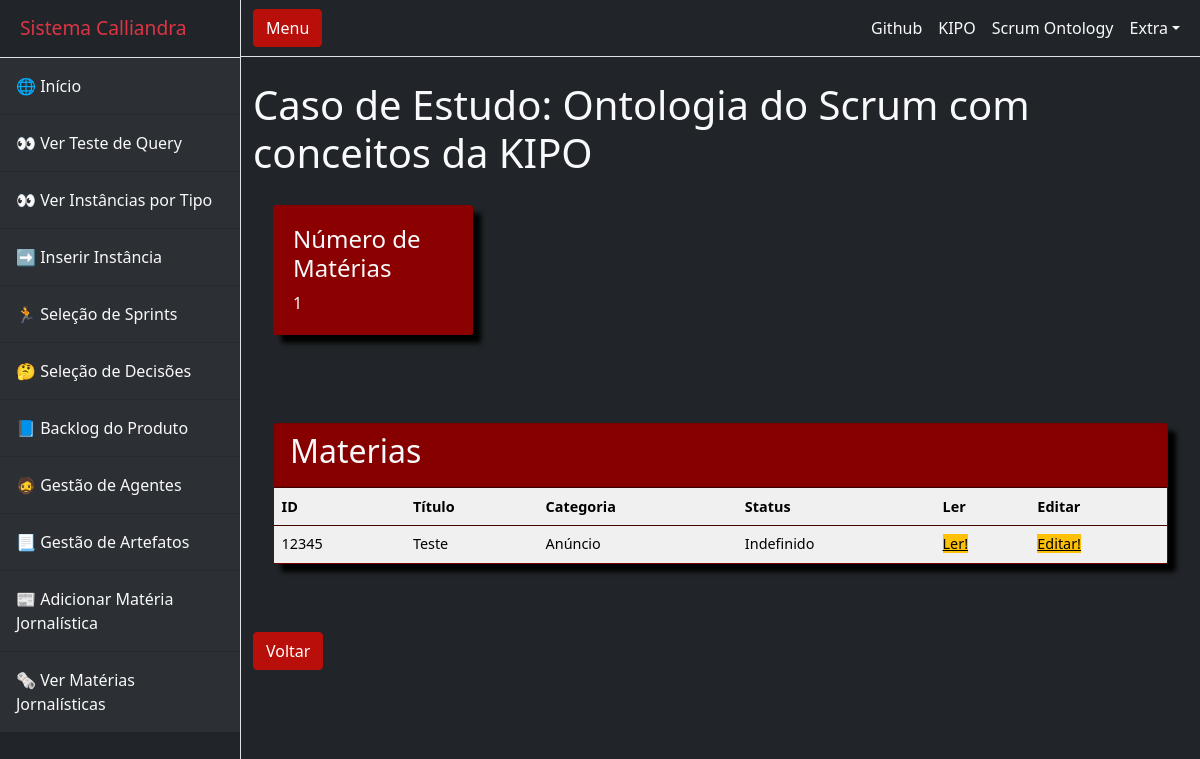
/kipo_playground/ver_materia/, run on an earlier commit of the app's database.
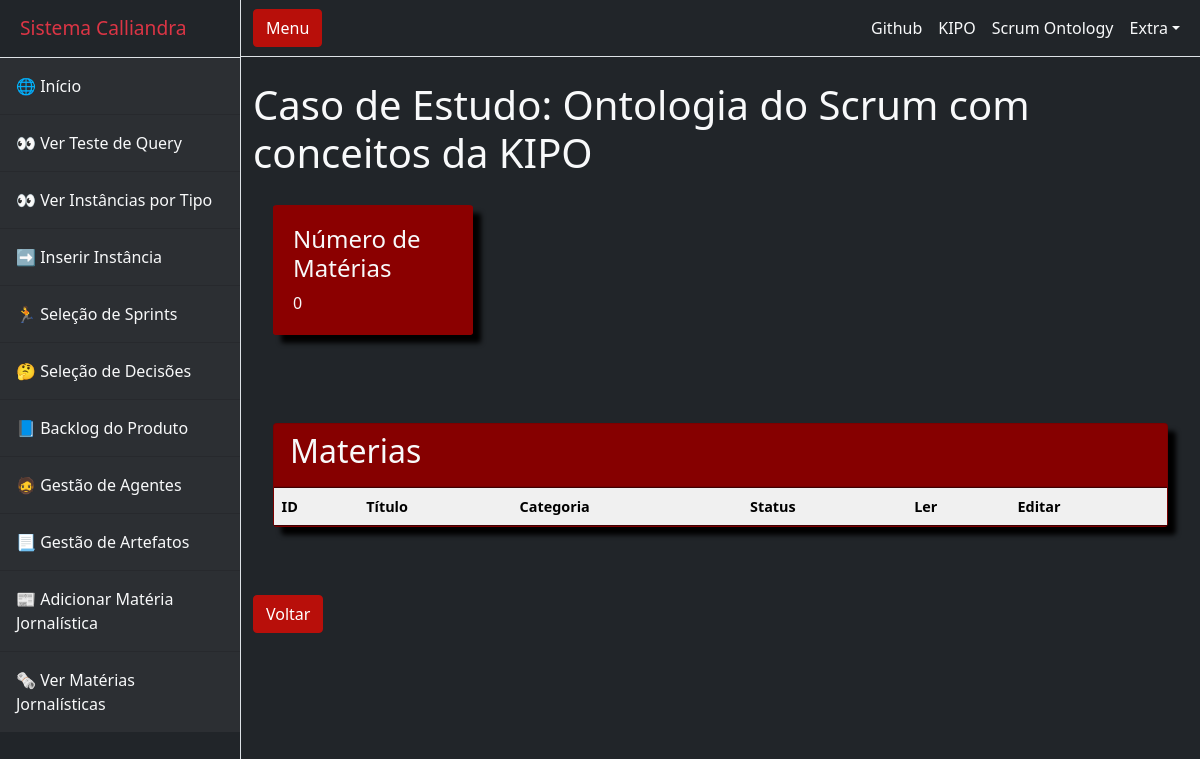
And on a later commit of the database.
### kipo_playground/models.py (models this page shows, shortened)
class MateriaJornalistica(models.Model):
    OPCOES = (
        ('Política', 'Política'),
        ('Esportes', 'Esportes'),
        ('Coluna Autoral', 'Coluna Autoral'),
        ('Variedades', 'Variedades'),
        ('Notícias Internacionais', 'Notícias Internacionais'),
        ('Celebridades', 'Celebridades'),
        ('Anúncio', 'Anúncio'),
        ('Tecnologia', 'Tecnologia'),
        ('Vida e Estilo', 'Vida e Estilo'),
        ('Saúde', 'Saúde'),
        ('Notícia Regional', 'Notícia Regional')
    )
    OPCOES_STATUS = (
        ('Publicado', 'Publicado'),
        ('Publicar em breve', 'Publicar em breve'),
        ('Guardado', 'Guardado'),
        ('Indefinido', 'Indefinido'),
    )
    CKEDITOR_CONFIGS = {
        'awesome_ckeditor': {
            'toolbar': 'Basic',
        },
    }
    id = models.CharField(max_length=255, primary_key=True, default=random_string())
    titulo = models.CharField(max_length=255, null=False)
    texto = RichTextField(config_name='awesome_ckeditor')
    sutien = models.CharField(max_length=255)
    editores = models.CharField(max_length=255)
    autores = models.CharField(max_length=255, null=False)
    main_keyword = models.CharField(max_length=255, null=False, choices=OPCOES)
    status = models.CharField(max_length=255, null=False, choices=OPCOES_STATUS, default="Indefinido")
    data_atualizacao = models.DateField(default=date.today)

### kipo_playground/views.py (the view)
# urls.py: path('ver_materia/', views.ver_materias),
def ver_materias(request):
    materias_jornalisticas = MateriaJornalistica.objects.all()
    quantidade_materias = str(len(materias_jornalisticas))
    context = {"materias_jornalisticas": materias_jornalisticas}
    print(materias_jornalisticas)
    request.session['quantidade_materias'] = quantidade_materias
    return render(request, 'ver_materia.html', context)

### kipo_playground/templates/ver_materia.html (shortened to what this page needs)
{% extends 'welcome.html' %}
{% block content %}
<div class="card_view">
    <div class="card-single">
        <div>
            <h4 class="text-light">Número de Matérias</h4>
            <span class="text-light">{{request.session.quantidade_materias}}</span>
        </div>
    </div>
</div>
<div class="recent-grid">
    <div class="projects">
        <div class="card">
            <div class="card-header">
                <h2 class="text-light">Materias</h2>
            </div>
            <div class="card-body">
                <table width="100%">
                    <thead>
                        <tr>
                            <td>ID</td>
                            <td>Título</td>
                            <td>Categoria</td>
                            <td>Status</td>
                            <td>Ler</td>
                            <td>Editar</td>
                        </tr>
                    </thead>
                    <tbody>
                        {% for materia in materias_jornalisticas %}
                        <tr>
                            <td>{{ materia.id|safe }}</td>
                            <td>{{ materia.titulo|safe }}</td>
                            <td>{{ materia.main_keyword|safe }}</td>
                            <td>{{ materia.status|safe }}</td>
                            <td>  <a class="btn-warning" href="/kipo_playground/ler_materia/{{materia.id}}">Ler!</a>  </td>
                            <td>  <a class="btn-warning" href="/kipo_playground/editar_materia/{{materia.id}}">Editar!</a>  </td>
                        </tr>
                        {% endfor %}
                    </tbody>
                </table>
            </div>
        </div>
    </div>
</div>
<a class="btn btn-primary" href="/kipo_playground/welcome">Voltar</a>
{% endblock %}

### kipo_playground/templates/welcome.html (shortened to what this page needs)
{% load static %}
<!DOCTYPE html>
<html lang="en">
    <head>
        <link href={% static "css/styles.css" %} rel="stylesheet" />
    </head>
    <body>
        <div class="d-flex bg-dark-header" id="wrapper">
            <div class="border-end --bs-gray-900 bg-dark-header" id="sidebar-wrapper">
                <div class="sidebar-heading border-bottom bg-dark-header text-danger">Sistema Calliandra <img rel="icon" type="image/x-icon" class={% static "assets/icon.ico" %}/></div>
                <div class="list-group list-group-flush">
                    <a class="list-group-item list-group-item-action list-group-item-light p-3 bg-dark text-light" href="/kipo_playground/welcome/">🌐 Início</a>
                    <a class="list-group-item list-group-item-action list-group-item-light p-3 bg-dark text-light" href="/kipo_playground/instancias_teste/">👀 Ver Teste de Query</a>
                    <a class="list-group-item list-group-item-action list-group-item-light p-3 bg-dark text-light" href="/kipo_playground/instancias_tipo/">👀 Ver Instâncias por Tipo</a>
                    <a class="list-group-item list-group-item-action list-group-item-light p-3 bg-dark text-light" href="/kipo_playground/inserir_instancia/">➡ Inserir Instância</a>
                    <a class="list-group-item list-group-item-action list-group-item-light p-3 bg-dark text-light" href="/kipo_playground/sprint_select/">🏃 Seleção de Sprints</a>
                    <a class="list-group-item list-group-item-action list-group-item-light p-3 bg-dark text-light" href="/kipo_playground/decision_select/">🤔 Seleção de Decisões</a>
                    <a class="list-group-item list-group-item-action list-group-item-light p-3 bg-dark text-light" href="/kipo_playground/ver_backlog_produto/">📘 Backlog do Produto</a>
                    <a class="list-group-item list-group-item-action list-group-item-light p-3 bg-dark text-light" href="/kipo_playground/gestao_pessoas/">🧔 Gestão de Agentes</a>
                    <a class="list-group-item list-group-item-action list-group-item-light p-3 bg-dark text-light" href="/kipo_playground/gestao_artefatos/">📃 Gestão de Artefatos</a>
                    <a class="list-group-item list-group-item-action list-group-item-light p-3 bg-dark text-light" href="/kipo_playground/add_materia/">📰 Adicionar Matéria Jornalística</a>
                    <a class="list-group-item list-group-item-action list-group-item-light p-3 bg-dark text-light" href="/kipo_playground/ver_materia/">🗞 Ver Matérias Jornalísticas</a>
                </div>
            </div>
            <div id="page-content-wrapper">
                <nav class="navbar navbar-expand-lg navbar-light bg-dark-header text-danger border-bottom">
                    <div class="container-fluid">
                        <button class="btn btn-primary" id="sidebarToggle">Menu</button>
                        <div class="collapse navbar-collapse" id="navbarSupportedContent">
                            <ul class="navbar-nav ms-auto mt-2 mt-lg-0">
                                <li class="nav-item active"><a class="nav-link text-light" href="https://github.com/gui1080">Github</a></li>
                                <li class="nav-item"><a class="nav-link text-light" href="https://www.researchgate.net/publication/282939286_KIPO_the_knowledge-intensive_process_ontology">KIPO</a></li>
                                <li class="nav-item"><a class="nav-link text-light" href="https://www.researchgate.net/publication/260480541_Integration_of_classical_and_agile_project_management_methodologies_based_on_ontological_models">Scrum Ontology</a></li>
                                <li class="nav-item dropdown">
                                    <a class="nav-link dropdown-toggle text-light" id="navbarDropdown" href="#" role="button" data-bs-toggle="dropdown" aria-haspopup="true" aria-expanded="false">Extra</a>
                                </li>
                            </ul>
                        </div>
                    </div>
                </nav>
                <div class="container-fluid text-danger">
                    <h1 class="mt-4 text-light">Caso de Estudo: Ontologia do Scrum com conceitos da KIPO</h1>
                    <div class="div_fadein">
                    {% block content %} {% endblock %}
                    </div>
            </div>
        </div>
    </body>
</html>

What changed in the data, as far as the page shows it:
removed MateriaJornalistica: id "12345", titulo "Teste", main_keyword "Anúncio", status "Indefinido"
Also different on the page:
{{ request.session.quantidade_materias }}: "1" → "0"
